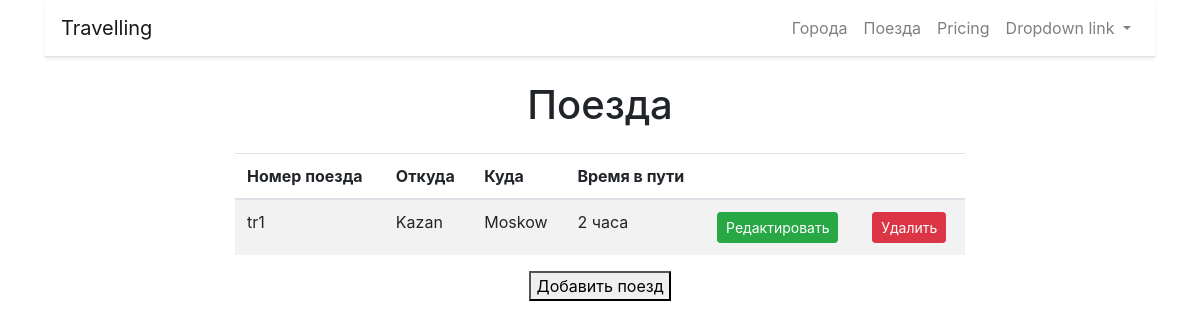
The page /trains/ on the database as committed earlier.
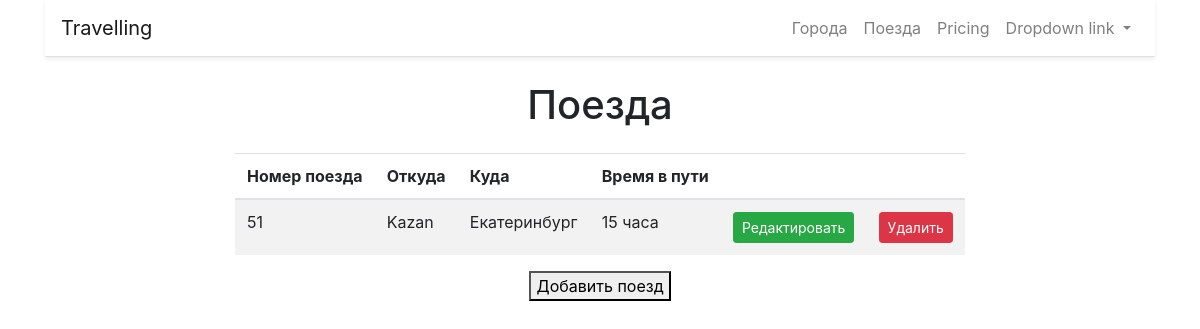
The same page on the database as committed later.
### trains/models.py (models this page shows, shortened)
class Train(models.Model):
    name = models.CharField(max_length=100, unique=True, verbose_name="Номер поезда")
    from_city = models.ForeignKey(City, on_delete=models.CASCADE, verbose_name="Откуда", related_name="from_city")
    to_city = models.ForeignKey(City, on_delete=models.CASCADE, verbose_name="Куда", related_name="to_city")
    travel_time = models.IntegerField(verbose_name="Время в пути")
    class Meta:
        verbose_name = "Поезд"
        verbose_name_plural = "Поезда"
        ordering = ['name']

### cities/models.py (models this page shows)
class City(models.Model):
    name = models.CharField(max_length=100, unique=True, verbose_name='Город')
    def __str__(self):
        return self.name
    class Meta:
        verbose_name = 'Город'
        verbose_name_plural = 'Города'
        ordering = ['name']  # сортировка

### trains/views.py (the view)
# urls.py: path('', home, name='home'),
def home(request):
    trains = Train.objects.all()
    paginator = Paginator(trains, 5)
    page = request.GET.get('page')
    trains = paginator.get_page(page)
    return render(request, 'trains/home.html', {'object_list': trains})

### trains/templates/trains/home.html (shortened to what this page needs)
{% extends "base.html"%}
{% block content%}
<h1 class="display-6 my-4" align="center">Поезда</h1>
    <div class="row">
        <div class="col-md-8 mx-auto">
            <table class="table table-striped">
                <thead>
                <tr>
                    <th>Номер поезда</th>
                    <th>Откуда</th>
                    <th>Куда</th>
                    <th>Время в пути</th>
                    <th>&nbsp;</th>
                    <th>&nbsp;</th>
                </tr>
                </thead>
                <tbody>
                {% for object in object_list%}
                <tr>
                    <td><a>
                        {{ object.name }}
                        </a>
                    </td>
                    <td>
                        <a>{{ object.from_city }}</a>
                    </td>
                     <td>
                         <a>{{ object.to_city }}</a>
                     </td>
                     <td>
                         <a>{{ object.travel_time }} часа</a>
                     </td>
                    <td>
                        <a href="#">
                            <button type="button" class="btn btn-success btn-sm">Редактировать</button>
                        </a>
                    </td>
                    <td>
                        <a href="#">
                            <button type="button" class="btn btn-danger btn-sm">Удалить</button>
                        </a>
                    </td>
                {% endfor%}
                </tr>
                </tbody>
            </table>
            <div class="col-md-8 mx-auto" align="center">
                <a href="{% url 'trains:add'%}"><button>Добавить поезд</button></a>
            </div>
        </div>
    </div>
{% endblock %}

### templates/base.html (shortened to what this page needs)
{% url "city:home" as city_home_url %}
<html lang="en">
  <head>
    <link rel="stylesheet" href="https://stackpath.bootstrapcdn.com/bootstrap/4.4.1/css/bootstrap.min.css"
>
  </head>
  <body>
  <div class="container">
   <nav class="navbar navbar-expand-lg navbar-light bg-white border-bottom shadow-sm">
  <a class="navbar-brand" href="{% url 'home' %}">Travelling</a>
  <div class="collapse navbar-collapse" id="navbarNavDropdown">
    <ul class="navbar-nav ml-auto">
      <li class="nav-item  {% if request.path == city_home_url %} active {% endif %}">
        <a class="nav-link" href="{% url 'city:home' %}">Города <span class="sr-only">(current)</span></a>
      </li>
      <li class="nav-item">
        <a class="nav-link" href="{% url 'trains:home'%}">Поезда</a>
      </li>
      <li class="nav-item">
        <a class="nav-link" href="#">Pricing</a>
      </li>
      <li class="nav-item dropdown">
        <a class="nav-link dropdown-toggle" href="#" id="navbarDropdownMenuLink" role="button" data-toggle="dropdown" aria-haspopup="true" aria-expanded="false">
          Dropdown link
        </a>
      </li>
    </ul>
  </div>
</nav>
   </div>
<div class="container">
{% block content %} {% endblock %}
</div>
  </body>
</html>

Rows that differ between the two databases and show on the page:
removed Train: name "tr1", from_city "Kazan", to_city "Moskow", travel_time "2"
added Train: name "51", from_city "Kazan", to_city "Екатеринбург", travel_time "15"
